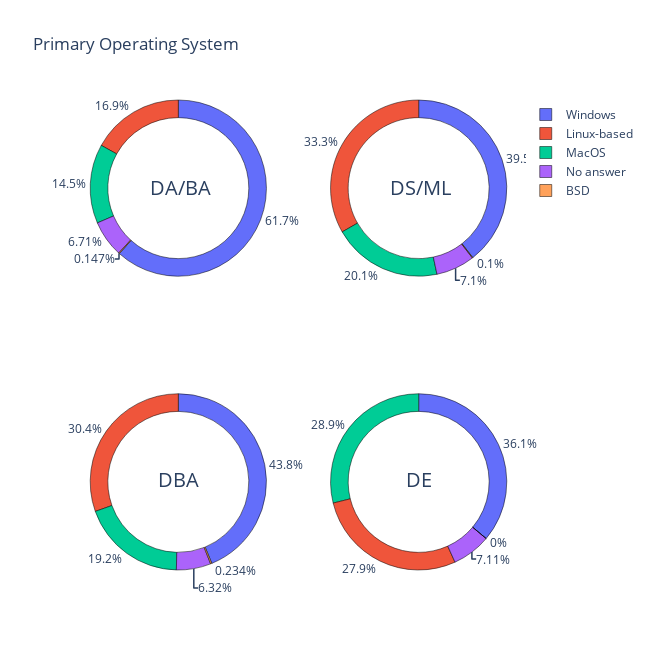

The notebook cell saved with this chart:
### Code cell
fig = make_subplots(
    rows=2, cols=2,   
    specs=[[{'type':'domain'}, {'type':'domain'}],
         [{'type':'domain'}, {'type':'domain'}]],
           
    subplot_titles=['DA/BA', 'DS/ML', 'DBA', 'DE']
)
fig.add_trace(go.Pie(
    labels=OpSys_stack_pivot['OpSys'], 
    values=OpSys_stack_pivot['Data or business analyst'],
    hole=0.8,
    name="Data or business analyst"), 1, 1)
fig.add_trace(go.Pie(
    labels=OpSys_stack_pivot['OpSys'], 
    values=OpSys_stack_pivot['Data scientist or machine learning specialist'], 
    hole=0.8,
    name="Data scientist or machine learning specialist"), 1, 2)
fig.add_trace(go.Pie(
    labels=OpSys_stack_pivot['OpSys'], 
    values=OpSys_stack_pivot['Database administrator'], 
    hole=0.8,
    name="Database administrator"), 2, 1)
fig.add_trace(go.Pie(
    labels=OpSys_stack_pivot['OpSys'], 
    values=OpSys_stack_pivot['Engineer, data'], 
    hole=0.8,
    name="Engineer, data"), 2, 2)

fig.update_layout(title_text='Primary Operating System',
                 height = 650,
                 width = 650,
                 autosize = False, 
                 annotations=[dict(text='DA/BA', x=0.23, y=0.78, font_size=20, showarrow=False),
                              dict(text='DS/ML', x=0.78, y=0.78, font_size=20, showarrow=False),
                              dict(text='DBA', x=0.225, y=0.16, font_size=20, showarrow=False),
                              dict(text='DE', x=0.775, y=0.16, font_size=20, showarrow=False), 
                              ]
                 )
fig.update_traces(marker=dict(line=dict(color='#000000', width=0.5)))
fig.show()

### Figure 1 — Plotly figure (JSON) as saved in the notebook; plotly's stock layout.template omitted (floating-point values rounded to 4 significant figures)
{"data": [{"domain": {"x": [0, 0.45], "y": [0.625, 1]}, "hole": 0.8, "labels": ["BSD", "Linux-based", "MacOS", "No answer", "Windows"], "marker": {"line": {"color": "#000000", "width": 0.5}}, "name": "Data or business analyst", "type": "pie", "values": [4, 462, 396, 183, 1682]}, {"domain": {"x": [0.55, 1], "y": [0.625, 1]}, "hole": 0.8, "labels": ["BSD", "Linux-based", "MacOS", "No answer", "Windows"], "marker": {"line": {"color": "#000000", "width": 0.5}}, "name": "Data scientist or machine learning specialist", "type": "pie", "values": [4, 1327, 800, 283, 1574]}, {"domain": {"x": [0, 0.45], "y": [0, 0.375]}, "hole": 0.8, "labels": ["BSD", "Linux-based", "MacOS", "No answer", "Windows"], "marker": {"line": {"color": "#000000", "width": 0.5}}, "name": "Database administrator", "type": "pie", "values": [1, 130, 82, 27, 187]}, {"domain": {"x": [0.55, 1], "y": [0, 0.375]}, "hole": 0.8, "labels": ["BSD", "Linux-based", "MacOS", "No answer", "Windows"], "marker": {"line": {"color": "#000000", "width": 0.5}}, "name": "Engineer, data", "type": "pie", "values": [0, 400, 414, 102, 518]}], "layout": {"annotations": [{"font": {"size": 20}, "showarrow": false, "text": "DA/BA", "x": 0.23, "xanchor": "center", "xref": "paper", "y": 0.78, "yanchor": "bottom", "yref": "paper"}, {"font": {"size": 20}, "showarrow": false, "text": "DS/ML", "x": 0.78, "xanchor": "center", "xref": "paper", "y": 0.78, "yanchor": "bottom", "yref": "paper"}, {"font": {"size": 20}, "showarrow": false, "text": "DBA", "x": 0.225, "xanchor": "center", "xref": "paper", "y": 0.16, "yanchor": "bottom", "yref": "paper"}, {"font": {"size": 20}, "showarrow": false, "text": "DE", "x": 0.775, "xanchor": "center", "xref": "paper", "y": 0.16, "yanchor": "bottom", "yref": "paper"}], "autosize": false, "height": 650, "title": {"text": "Primary Operating System"}, "width": 650}}
